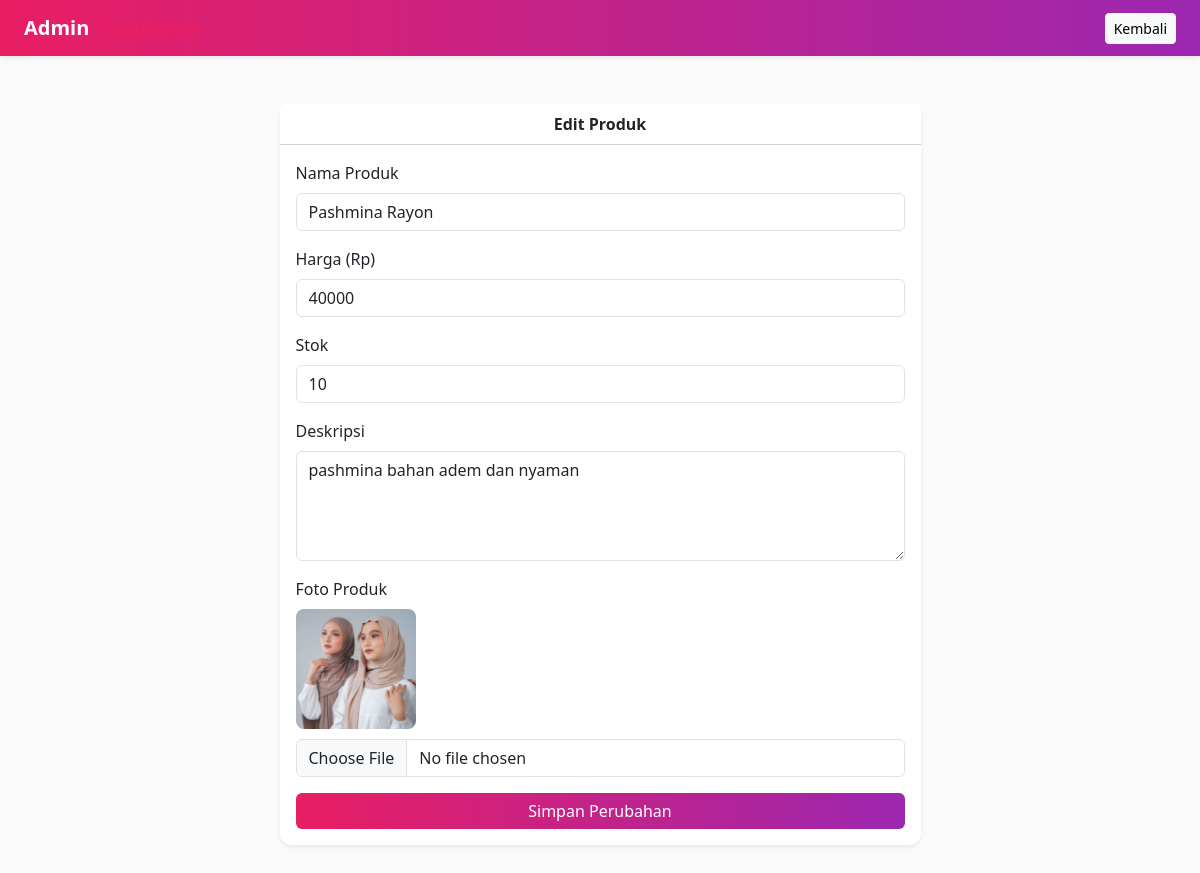
The app's page /hijabbyvla/admin/edit_produk.php?id=11 with its own data.
### tables this page shows
CREATE TABLE `products` (
  `id` int(11) NOT NULL,
  `name` varchar(255) NOT NULL,
  `motif` varchar(100) DEFAULT NULL,
  `size` varchar(50) DEFAULT NULL,
  `price` int(11) NOT NULL,
  `stock` int(11) DEFAULT 0,
  `rating` decimal(3,2) DEFAULT 0.00,
  `image` varchar(255) DEFAULT NULL,
  `description` text DEFAULT NULL,
  `created_at` timestamp NOT NULL DEFAULT current_timestamp(),
  `updated_at` timestamp NULL DEFAULT NULL ON UPDATE current_timestamp()
);

### hijabbyvla/admin/edit_produk.php (the view, shortened to what this page needs)
<?php
require_once("../config.php");
$id = $_GET["id"];
$stmt = $pdo->prepare("SELECT * FROM products WHERE id = ?");
$stmt->execute([$id]);
$produk = $stmt->fetch();
?>
<!DOCTYPE html>
<html lang="id">
<head>
  <link href="https://cdn.jsdelivr.net/npm/bootstrap@5.3.2/dist/css/bootstrap.min.css" rel="stylesheet">
</head>
<body>
  <nav class="navbar navbar-expand-lg navbar-dark brand-gradient shadow-sm">
    <div class="container-fluid px-4">
      <a class="navbar-brand fw-bold" href="dashboard.php">Admin <span>Hijabbyvla</span></a>
      <div class="d-flex">
        <a href="dashboard.php" class="btn btn-light btn-sm">Kembali</a>
      </div>
    </div>
  </nav>
  <div class="container my-5">
    <div class="row justify-content-center">
      <div class="col-md-7">
        <div class="card shadow-sm">
          <div class="card-header bg-white fw-bold text-center">
            Edit Produk
          </div>
          <div class="card-body">
            <form method="POST" enctype="multipart/form-data">
              <div class="mb-3">
                <label class="form-label">Nama Produk</label>
                <input type="text" name="name" class="form-control" value="<?= htmlspecialchars($produk['name']) ?>" required>
              </div>
              <div class="mb-3">
                <label class="form-label">Harga (Rp)</label>
                <input type="number" name="price" class="form-control" value="<?= $produk['price'] ?>" required>
              </div>
              <div class="mb-3">
                <label class="form-label">Stok</label>
                <input type="number" name="stock" class="form-control" value="<?= $produk['stock'] ?>" required>
              </div>
              <div class="mb-3">
                <label class="form-label">Deskripsi</label>
                <textarea name="description" class="form-control" rows="4" required><?= htmlspecialchars($produk['description']) ?></textarea>
              </div>
              <div class="mb-3">
                <label class="form-label">Foto Produk</label><br>
                <?php if (!empty($produk['image'])): ?>
                  <img src="../<?= $produk['image'] ?>" alt="Produk" class="product-img"><br>
                <?php endif; ?>
                <input type="file" name="image" class="form-control" accept="image/*">
              </div>
              <div class="d-grid">
                <button type="submit" class="btn btn-brand">Simpan Perubahan</button>
              </div>
            </form>
          </div>
        </div>
      </div>
    </div>
  </div>
</body>
</html>

### hijabbyvla/admin/edit_produk.php (style rules this page uses)
body { background-color: #fafafa; }
.brand-gradient { background: linear-gradient(90deg,#e91e63,#9c27b0); }
.btn-brand { background: linear-gradient(90deg,#e91e63,#9c27b0); border: none; color: #fff; }
.card { border: none; border-radius: 12px; }
.navbar-brand span { color:#e91e63; }
.product-img { max-width: 120px; border-radius: 8px; margin-bottom: 10px; }

### records on screen
products: name "Pashmina Rayon", price "40000", stock "10", description "pashmina bahan adem dan nyaman", image (picture)
